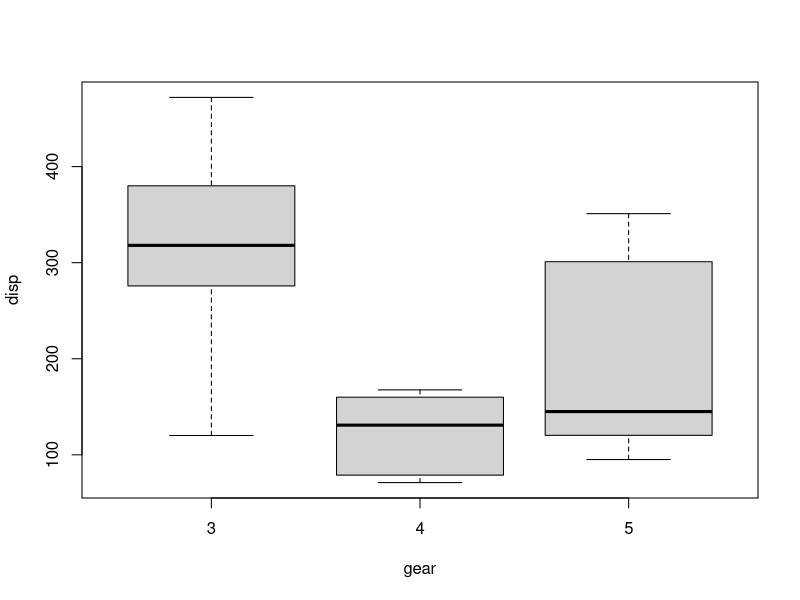
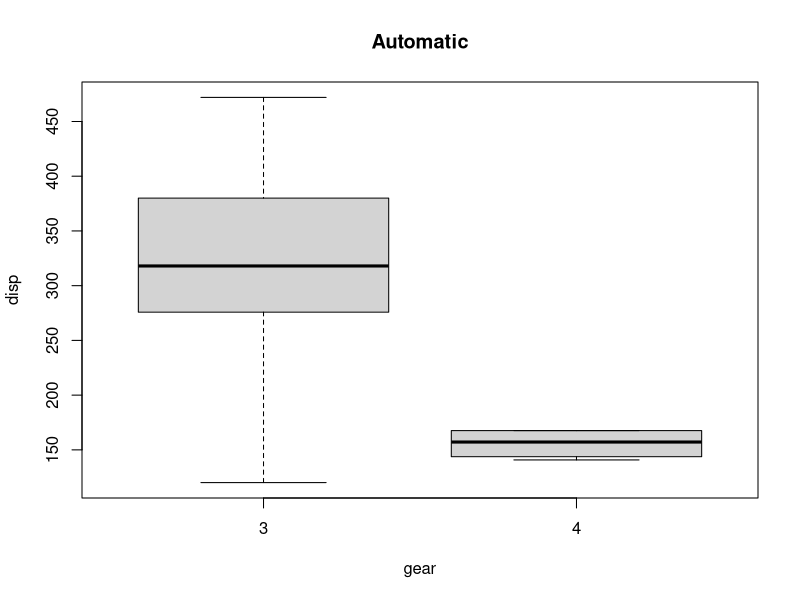
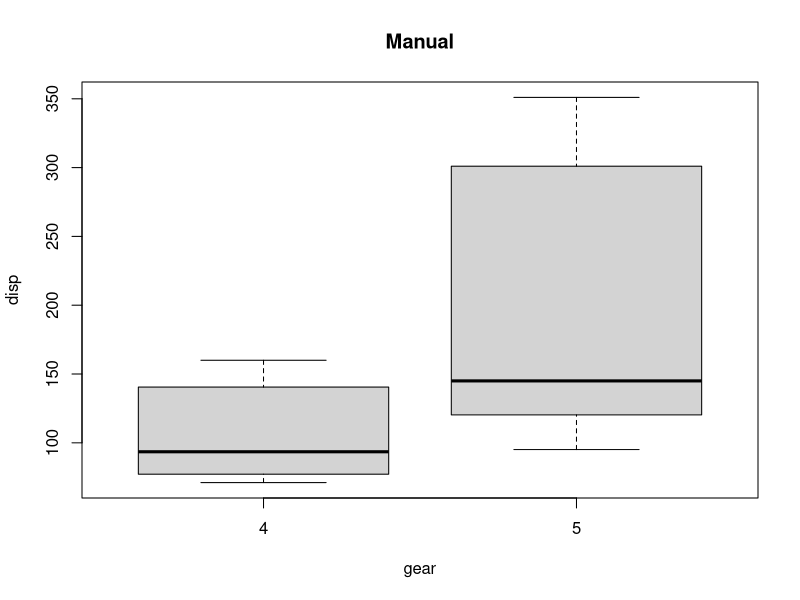

Write the R code that produced these figures, in order.
## ---- chunk 1
x=c(1.05,1.01,1.04,0.98,0.96,1.01,0.97,0.99,0.98,0.95,0.97,0.95)
shapiro.test(x)
## ---- chunk 2
t.test(x,mu=1)
## ---- chunk 3
df=data.frame(DietA=c(25,32,30,34,24,14,32,24,30,31,35,25,NA,NA,NA),DietB=c(44,34,22,10,47,31,40,30,32,35,18,21,35,29,22))
opts<-options(knitr.kable.NA="")
knitr::kable(df)
## ---- chunk 4
x=c(25,32,30,34,24,14,32,24,30,31,35,25)
y=c(44,34,22,10,47,31,40,30,32,35,18,21,35,29,22)
t.test(x,y,var.equal=T)
## ---- chunk 5
x=c(120,125,115,130,123,119,122,127,128,118)
y=c(111,114,107,120,115,112,112,120,119,112)
df=data.frame(x,y)
knitr::kable(df,col.names = c('Weight before joining the club(in lbs)','Weight after 6 months from joining the club(in lbs)'),align ="cc")
## ---- chunk 6
x=c(120,125,115,130,123,119,122,127,128,118)
y=c(111,114,107,120,115,112,112,120,119,112)
t.test(y,x,paired=T,alt="less")
## ---- chunk 7
data=matrix(c(33,15,15,17,18,29,16,25,25,26,38,31,19,30,16,37),ncol = 4)
rownames(data)=c('Agricluter','Business','Service','Other')
colnames(data)=c('Agricluter','Business','Service','Other')
data=as.table(data)
data
## ---- chunk 8
x=c(33,18,25,19,15,29,26,30,15,16,38,16,17,25,31,37)
m=matrix(x,byrow=T,ncol=4)
chisq.test(m)
## ---- chunk 9
library(dplyr)
boxplot(mtcars$disp~factor(mtcars$gear),
        xlab = "gear", ylab = "disp")
## ---- chunk 10
mtcars_aov <- aov(mtcars$disp~factor(mtcars$gear))
summary(mtcars_aov)
## ---- chunk 11
TukeyHSD(mtcars_aov)
## ---- chunk 12
library(dplyr)
boxplot(mtcars$disp~mtcars$gear, subset = (mtcars$am == 0),
        xlab = "gear", ylab = "disp", main = "Automatic")
boxplot(mtcars$disp~mtcars$gear, subset = (mtcars$am == 1),
            xlab = "gear", ylab = "disp", main = "Manual")
## ---- chunk 13
mtcars_aov2 <- aov(mtcars$disp~factor(mtcars$gear) *
                            factor(mtcars$am))
summary(mtcars_aov2)
## ---- chunk 14
TukeyHSD(mtcars_aov2)
## ---- chunk 15
prop.test(x=64, n=100, p=0.60, alternative="two.sided")
## ---- chunk 16
library(MASS)
prop.test(table(quine$Eth, quine$Sex), correct=FALSE) 
